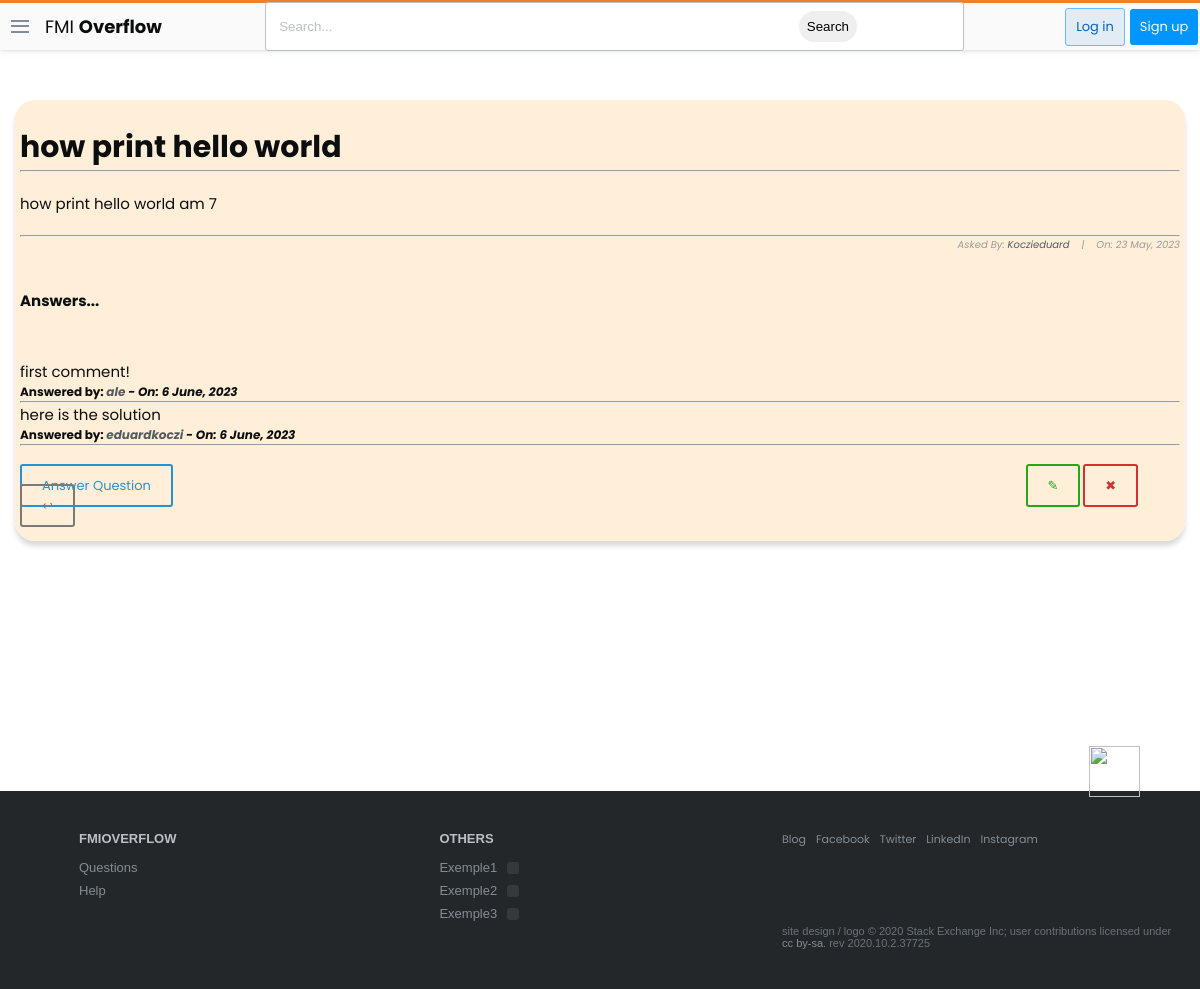
The page /questions/1 on the database as committed earlier.
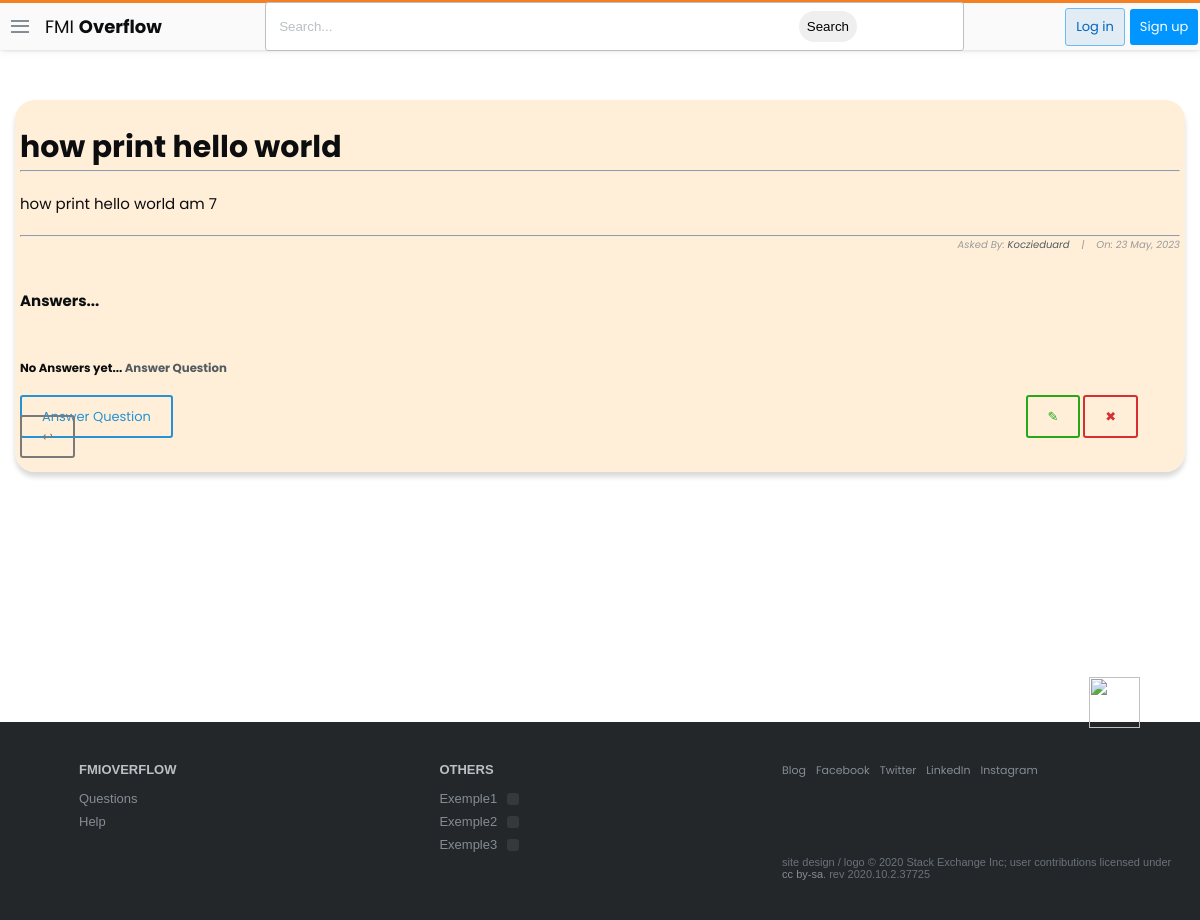
The same page on the database as committed later.
### stackbase/models.py (models this page shows, shortened)
class Comment(models.Model):
    question = models.ForeignKey(Question, related_name="comment", on_delete=models.CASCADE)
    name = models.CharField(max_length = 1000)
    content = models.TextField(null=True, blank=True)
    date_created = models.DateTimeField(default=timezone.now)

### stackbase/views.py (the view)
# urls.py: path('questions/<int:pk>',views.QuestionDetailView.as_view(),name="question_detail"),
class QuestionDetailView(DetailView):
    model = Question
    context_object_name = 'question'

### stackbase/templates/stackbase/question_detail.html (shortened to what this page needs)
{% extends 'base.html' %}
{% block content %}
<!DOCTYPE html>
<html lang="en">
<head>
</head>
<body>
    <div class="container">
        <div class="list-question">
            <div class="questions">
                <div class="container" style="background-color: rgba(255, 235, 209, 0.808); padding: 5px; box-shadow: rgba(0, 0, 0, 0.15) 0px 5px 5px 0px; border-radius: 20px;" >
                    <h3 id="fh3">{{question.title}}</h3>
                    <hr>
                    <h6 id="fh6" style="margin-top:20px">{{ question.content|safe }}</h6>
                    <hr>
                    <h6 id="fh6" style="font-size: 10px; font-style: italic; color: rgb(155, 155, 155); text-align: right;">Asked By: <a href="{% url 'profile' %}">{{ object.user|title }}</a>&nbsp;&nbsp;&nbsp; |&nbsp;&nbsp;&nbsp; On: {{ object.date_created|date:"j F, Y" }}</h6>
                    <br>
                    <h2>Answers...</h2> <br><br><br>
                    {% if not question.comment.all %}
                        <h3>No Answers yet... <a href="">Answer Question</a> </h3>
                    {% else %}
                        {% for comment in question.comment.all %}
                            <h3 style="font-weight: normal; font-size: 15px;">{{comment.content|safe}}</h3>
                            <h3 style="font-size: 12px;">Answered by: <i><a href="">{{comment.name}}</a> - On: {{comment.date_created|date:"j F, Y"}}</i></h3>
                            <hr>
                        {% endfor %}
                    {% endif %}
                    <div style="margin-top:30px;margin-bottom:20px">
                    <a class="btn btn-outline blue" id="fa" href="{% url 'stackbase:question_comment' question.id %}" style="text-decoration: none;">Answer Question</a>
                    <a class="btn btn-outline green" style="text-decoration: none;margin-left:850px"  href="{% url 'stackbase:question_update' question.id %}"> &#x270E;</a>
                    <a class="btn btn-outline red" style="text-decoration: none;"  href="{% url 'stackbase:question_delete' question.id %}">&#x2716;</a>
                    <a class="btn btn-outline gray" style="text-decoration: none;"  href="{% url 'stackbase:question_list' %}">&#x21a9;</a>
                    </div>
                </div>
                </div>
            </div>
        </div>
</body>
</html>
{% endblock content %}

Rows that differ between the two databases and show on the page:
removed Comment: content "first comment!", name "ale", date_created "6 June, 2023"
removed Comment: content "here is the solution", name "eduardkoczi", date_created "6 June, 2023"
Other text that changed with them:
text now shown: "No Answers yet... Answer Question"
